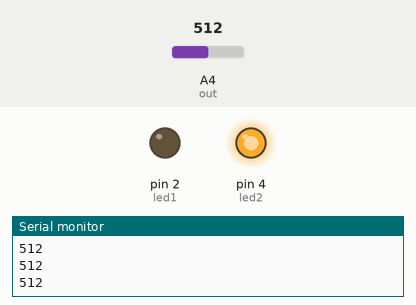
Bench run of a sketch on a simulated Arduino Uno, built with avr-gcc and run on an emulated ATmega328P. Shown: output pins drawn as LEDs (lit = HIGH), the last lines printed to the serial monitor. The inputs (shaded band) are chosen by the test bench; at power-on: A4 (out) = 512.

Above: at 1.2 s.
1.3 s: A4 (out) set to 104
2.8 s: A4 (out) set to 91
At 3.4 s:
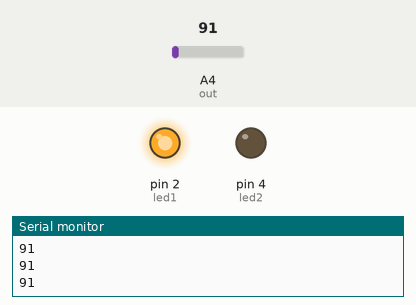
4.3 s: A4 (out) set to 110
At 4.7 s:
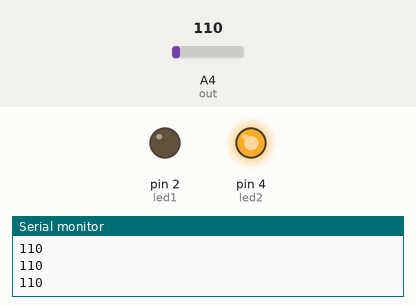
5.8 s: A4 (out) set to 90
At 7.2 s:
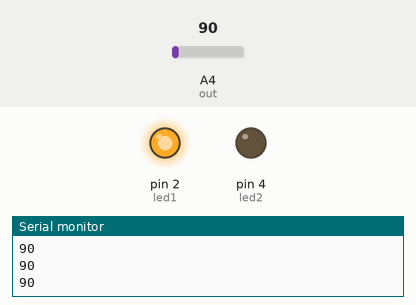
Timing chart, 0 to 8.3 s (numbered marks = the images above; inputs shaded):
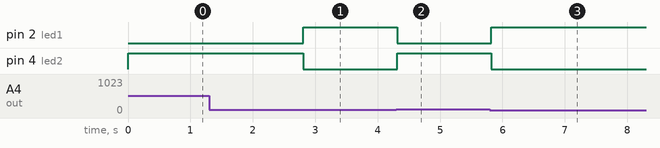

Measured:
- the behaviour switches between 100 and 99 on A4 (out) (found by bisection; images 0 and 1)
- after the input at 2.8 s, pin 2 (led1): LOW → HIGH at once; pin 4 (led2): HIGH → LOW at once
- after the input at 4.3 s, pin 2 (led1): HIGH → LOW at once; pin 4 (led2): LOW → HIGH at once
- after the input at 5.8 s, pin 2 (led1): LOW → HIGH at once; pin 4 (led2): HIGH → LOW at once

The sketch:

sonido.ino
```cpp
int out = A4;
int led1 = 2;
int led2 = 4;
int sensorv = 0;

void setup() {
  pinMode(led1, OUTPUT);
  pinMode(led2, OUTPUT);
  pinMode(out, INPUT);
  Serial.begin(9600);
}

void loop() {
  sensorv = analogRead(out);
  Serial.println(sensorv);
  if( sensorv < 100) {
    digitalWrite(led1, HIGH);
    digitalWrite(led2, LOW);
    delay(100);
  }
  else if(sensorv > 100) {
    digitalWrite(led2, HIGH);
    digitalWrite(led1, LOW);
    delay(100);
  }
}
```
